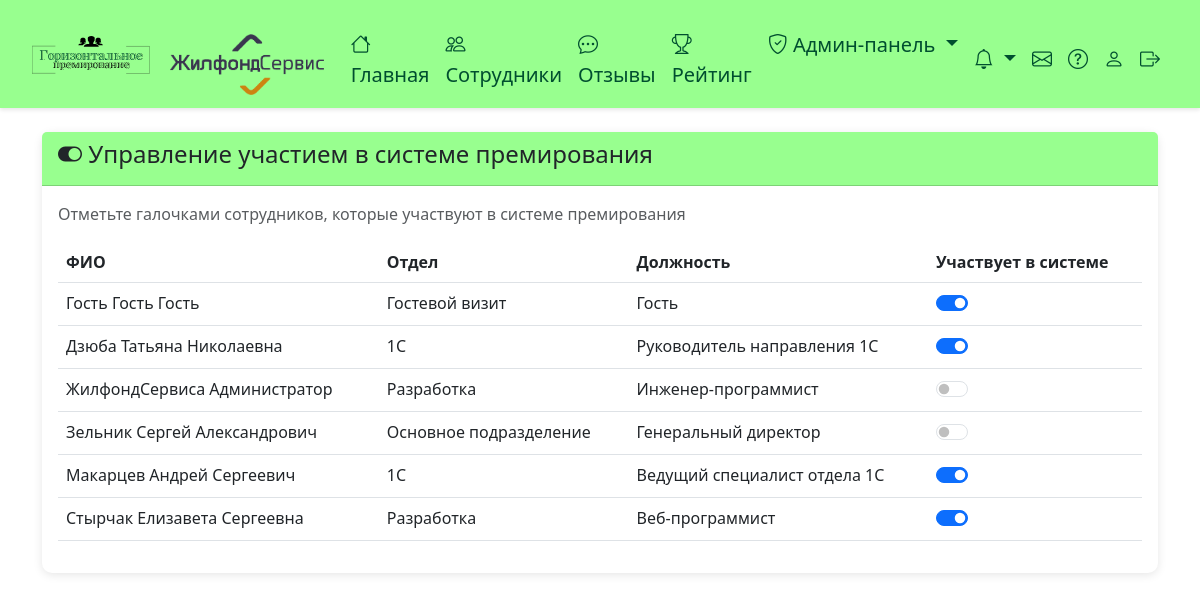
/app-admin/bonus-participation/ (signed in), run on an earlier commit of the app's database.
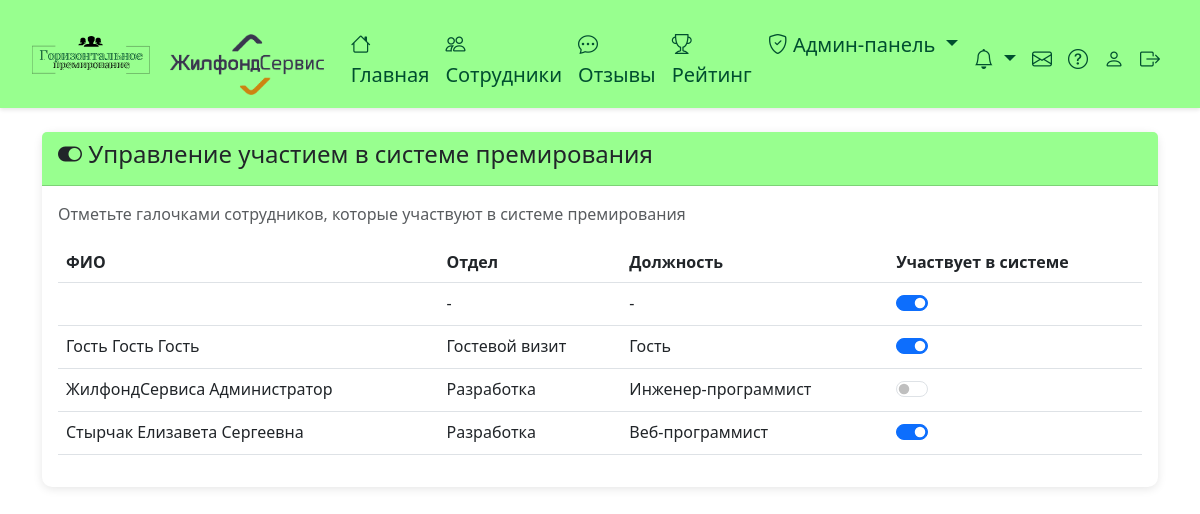
And on a later commit of the database.
### employees/models.py (models this page shows, shortened)
class SystemSettings(models.Model):
    monthly_bonus_amount = models.DecimalField(max_digits=10, decimal_places=2, default=1000.00, verbose_name='Сумма бонусных рублей на месяц')
    company_logo = models.ImageField(upload_to='company_logos/', blank=True, null=True, verbose_name='Логотип компании')
    class Meta:
        verbose_name = 'Настройка системы'
        verbose_name_plural = 'Настройки системы'
    @classmethod
    def get_settings(cls):
        settings, created = cls.objects.get_or_create(pk=1)
        return settings

class Employee(AbstractUser):
    GENDER_CHOICES = [
        ('M', 'Мужской'),
        ('F', 'Женский'),
    ]
    phone_regex = RegexValidator(
        regex=r'^\+?1?\d{9,15}$',
        message="Номер телефона должен быть в формате: '+999999999'. До 15 цифр."
    )
    first_name = models.CharField(max_length=150, verbose_name='Имя')
    last_name = models.CharField(max_length=150, verbose_name='Фамилия')
    middle_name = models.CharField(max_length=150, blank=True, verbose_name='Отчество')
    phone = models.CharField(validators=[phone_regex], max_length=17, unique=True, verbose_name='Телефон')
    email = models.EmailField(unique=True, verbose_name='Email')
    birth_date = models.DateField(null=True, blank=True, verbose_name='Дата рождения')
    department = models.ForeignKey(Department, on_delete=models.SET_NULL, null=True, verbose_name='Отдел')
    position = models.ForeignKey(Position, on_delete=models.SET_NULL, null=True, verbose_name='Должность')
    gender = models.CharField(max_length=1, choices=GENDER_CHOICES, null=True, blank=True, verbose_name='Пол')
    photo = models.ImageField(upload_to='photos/', blank=True, null=True, verbose_name='Фото')
    office_start_date = models.DateField(verbose_name='С какого момента в офисе', default=timezone.now)
    data_processing_consent = models.BooleanField(default=False, verbose_name='Согласие на обработку данных')
    monthly_bonus_balance = models.DecimalField(max_digits=10, decimal_places=2, default=1000.00, verbose_name='Баланс бонусных рублей на месяц')
    received_bonus_balance = models.DecimalField(max_digits=10, decimal_places=2, default=0.00, verbose_name='Баланс полученных рублей')
    last_balance_reset = models.DateField(default=date.today, verbose_name='Дата последнего сброса баланса')
    is_admin = models.BooleanField(default=False, verbose_name='Администратор')
    participates_in_bonus = models.BooleanField(default=True, verbose_name='Участвует в системе премирования')
    USERNAME_FIELD = 'email'
    REQUIRED_FIELDS = ['username', 'phone']
    class Meta:
        verbose_name = 'Сотрудник'
        verbose_name_plural = 'Сотрудники'
    def get_full_name(self):
        return f"{self.last_name} {self.first_name} {self.middle_name}".strip()

class Department(models.Model):
    name = models.CharField(max_length=100, verbose_name='Название отдела')
    class Meta:
        verbose_name = 'Отдел'
        verbose_name_plural = 'Отделы'

class Position(models.Model):
    name = models.CharField(max_length=100, verbose_name='Название должности')
    department = models.ForeignKey(Department, on_delete=models.CASCADE, verbose_name='Отдел', related_name='positions', null=True, blank=True)
    class Meta:
        verbose_name = 'Должность'
        verbose_name_plural = 'Должности'

### employees/views.py (the view, shortened to what this page needs)
# urls.py: path('app-admin/bonus-participation/', views.admin_bonus_participation_view, name='admin_bonus_participation'),
@login_required
def admin_bonus_participation_view(request):
    if not request.user.is_admin:
        messages.error(request, 'У вас нет прав доступа')
        return redirect('home')
    employees = Employee.objects.select_related('department', 'position').all().order_by('last_name', 'first_name')
    context = {
        'employees': employees,
    }
    return render(request, 'employees/admin_bonus_participation.html', context)

### employees/context_processors.py (called while the page is built)
def notifications_count(request):
    if request.user.is_authenticated:
        unread_count = Notification.objects.filter(user=request.user, is_read=False).count()
        notifications = Notification.objects.filter(user=request.user).order_by('-created_at')[:10]
        new_support_requests_count = 0
        if request.user.is_admin:
            new_support_requests_count = SupportRequest.objects.filter(status=SupportRequest.STATUS_NEW).count()
        return {
            'unread_notifications_count': unread_count,
            'notifications_list': notifications,
            'new_support_requests_count': new_support_requests_count,
        }
    return {
        'unread_notifications_count': 0,
        'notifications_list': [],
        'new_support_requests_count': 0,
    }

### employees/templatetags/employees_tags.py (called while the page is built)
@register.simple_tag
def get_system_settings():
    return SystemSettings.get_settings()

### templates/employees/admin_bonus_participation.html (shortened to what this page needs)
{% extends 'base.html' %}
{% block content %}
<div class="card">
    <div class="card-header">
        <h4><i class="bi bi-toggle-on"></i> Управление участием в системе премирования</h4>
    </div>
    <div class="card-body">
        <p class="text-muted">Отметьте галочками сотрудников, которые участвуют в системе премирования</p>
        <div class="table-responsive">
            <table class="table">
                <thead>
                    <tr>
                        <th>ФИО</th>
                        <th>Отдел</th>
                        <th>Должность</th>
                        <th>Участвует в системе</th>
                    </tr>
                </thead>
                <tbody>
                    {% for employee in employees %}
                    <tr>
                        <td>{{ employee.get_full_name }}</td>
                        <td>{% if employee.department %}{{ employee.department.name }}{% else %}-{% endif %}</td>
                        <td>{% if employee.position %}{{ employee.position.name }}{% else %}-{% endif %}</td>
                        <td>
                            <div class="form-check form-switch">
                                <input class="form-check-input participation-toggle"
                                       type="checkbox"
                                       data-employee-id="{{ employee.id }}"
                                       {% if employee.participates_in_bonus %}checked{% endif %}>
                            </div>
                        </td>
                    </tr>
                    {% endfor %}
                </tbody>
            </table>
        </div>
    </div>
</div>
{% endblock %}

### templates/base.html (shortened to what this page needs)
<!DOCTYPE html>
<html lang="ru">
<head>
    <link href="https://cdn.jsdelivr.net/npm/bootstrap@5.3.0/dist/css/bootstrap.min.css" rel="stylesheet">
    <link rel="stylesheet" href="https://cdn.jsdelivr.net/npm/bootstrap-icons@1.11.0/font/bootstrap-icons.css">
</head>
<body>
    {% if user.is_authenticated %}
    <nav class="navbar navbar-expand-lg navbar-dark">
        <div class="container-fluid">
            <a class="navbar-brand" href="{% url 'home' %}" style="margin-left: 20px;">
                <div style="display: flex; align-items: center; gap: 10px; ">
                <img src="/media/logo1.svg" width="40%" style="vertical-align: middle; ">
                {% load static %}
                {% load employees_tags %}
                {% get_system_settings as settings %}
                {% if settings.company_logo %}
                    <img src="{{ settings.company_logo.url }}" height="61" style="margin-left: 10px; vertical-align: middle; margin-top: 23px;">
                {% endif %}
                </div>
            </a>
            <div class="collapse navbar-collapse" id="navbarNav">
                <ul class="navbar-nav me-auto">
                    <li class="nav-item">
                        <a class="nav-link" href="{% url 'home' %}"><i class="bi bi-house"></i> Главная</a>
                    </li>
                    <li class="nav-item">
                        <a class="nav-link" href="{% url 'employees_list' %}"><i class="bi bi-people"></i> Сотрудники</a>
                    </li>
                    <li class="nav-item">
                        <a class="nav-link" href="{% url 'reviews_list' %}"><i class="bi bi-chat-dots"></i> Отзывы</a>
                    </li>
                    <li class="nav-item">
                        <a class="nav-link" href="{% url 'rating' %}"><i class="bi bi-trophy"></i> Рейтинг</a>
                    </li>
                    {% if user.is_admin %}
                    <li class="nav-item dropdown">
                        <a class="nav-link dropdown-toggle" href="#" id="adminDropdown" role="button" data-bs-toggle="dropdown">
                            <i class="bi bi-shield-check"></i> Админ-панель
                        </a>
                    </li>
                    {% endif %}
                </ul>
                <ul class="navbar-nav">
                    <li class="nav-item dropdown">
                        <a class="nav-link dropdown-toggle position-relative" href="#" id="notificationsDropdown" role="button" data-bs-toggle="dropdown" aria-expanded="false">
                            <i class="bi bi-bell"></i>
                        </a>
                    </li>
                    <li class="nav-item">
                        {% if user.is_admin %}
                        <a class="nav-link position-relative" href="{% url 'admin_support_requests' %}" title="Обращения сотрудников">
                            <i class="bi bi-envelope"></i>
                        </a>
                        {% endif %}
                    </li>
                    <li class="nav-item">
                        {% if user.is_admin %}
                        <a class="nav-link" href="/media/Instruction_admin.pdf" target="_blank" title="Инструкция для администратора">
                            <i class="bi bi-question-circle"></i>
                        </a>
                        {% else %}
                        <a class="nav-link" href="{% url 'support_help' %}" title="Инструкция и обращения в поддержку">
                            <i class="bi bi-question-circle"></i>
                        </a>
                        {% endif %}
                    </li>
                    <li class="nav-item">
                        <a class="nav-link" href="{% url 'profile' %}" ><i class="bi bi-person"></i> </a>
                    </li>
                    <li class="nav-item">
                        <a class="nav-link" href="{% url 'logout' %}" style="margin-right: 20px;"><i class="bi bi-box-arrow-right"></i> </a>
                    </li>
                </ul>
            </div>
        </div>
    </nav>
    {% endif %}
    <div class="{% block content_container_class %}container{% endblock %} mt-4">
        {% block content %}{% endblock %}
    </div>
</body>
</html>

### templates/base.html (style rules this page uses)
body { background-image: #fff; }
.navbar { background: linear-gradient(rgba(152, 255, 143, 1), rgba(152, 255, 143, 1) 100%, rgba(173, 250, 166, 1) 0%); box-shadow: 0 2px 4px rgba(0,0,0,0.1); position: sticky; top: 0; z-index: 1000; }
body { padding-top: 0; }
.navbar-brand, .nav-link { color: rgba(0, 79, 47, 1) !important; padding-top: 3px; border: 3px; }
.nav-item { font-size: 20px; color: rgba(0, 79, 47, 1); font-weight: medium; margin-top: 16px; }
.card { border: none; border-radius: 10px; box-shadow: 0 2px 10px rgba(0,0,0,0.1); margin-bottom: 20px; }
.card-header { background: linear-gradient(rgba(152, 255, 143, 1), rgba(152, 255, 143, 1) 100%, rgba(173, 250, 166, 1) 0%); color: rgba(0, 79, 47, 1) border-radius: 10px 10px 0 0 !important; }

What changed in the data, as far as the page shows it:
removed Employee: get_full_name "Дзюба Татьяна Николаевна", department.name "1С", position.name "Руководитель направления 1С", participates_in_bonus "☑"
removed Employee: get_full_name "Зельник Сергей Александрович", department.name "Основное подразделение", position.name "Генеральный директор"
removed Employee: get_full_name "Макарцев Андрей Сергеевич", department.name "1С", position.name "Ведущий специалист отдела 1С", participates_in_bonus "☑"
added Employee: participates_in_bonus "☑"
